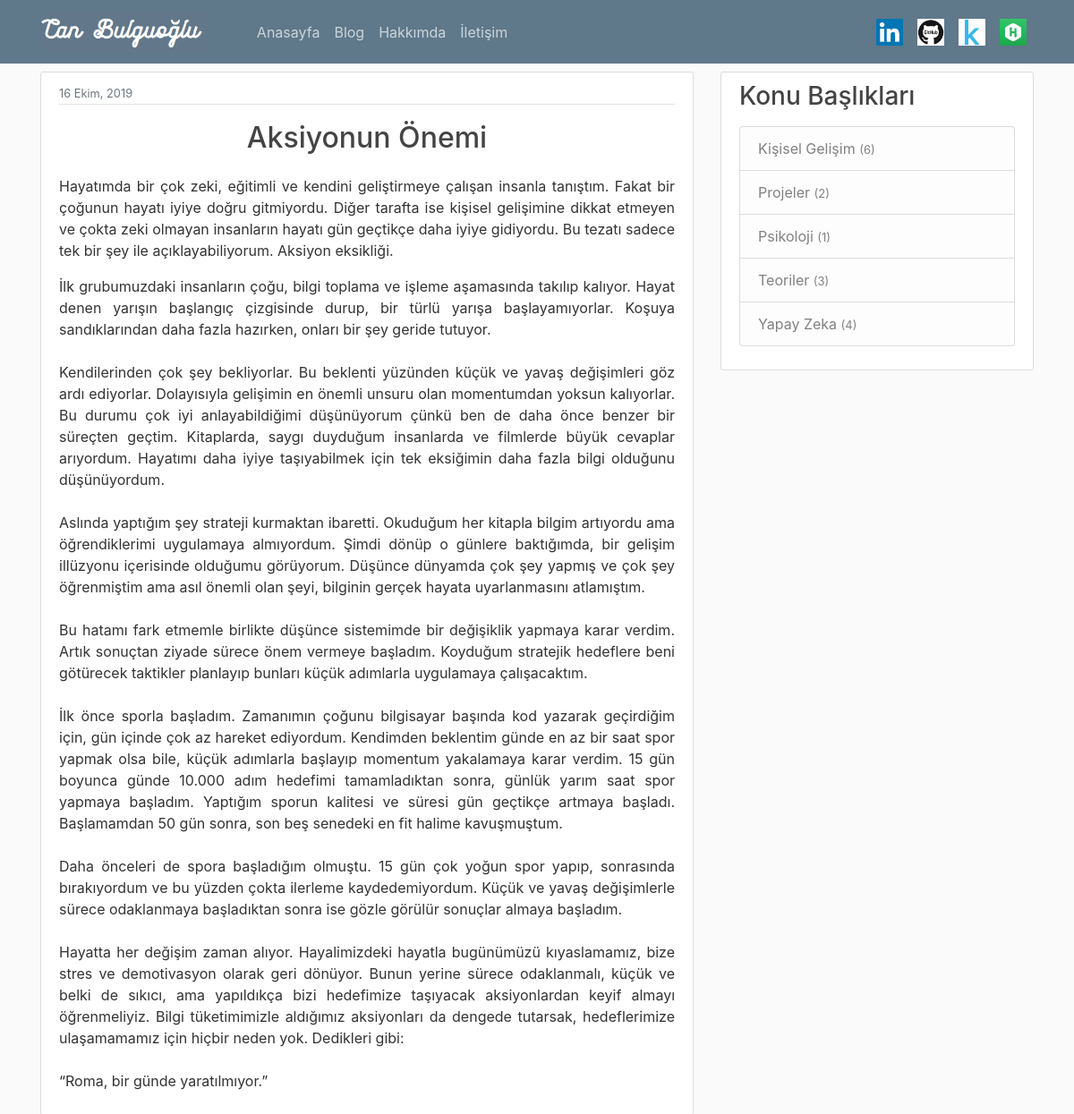
/post/27/, run on the app's committed database.
### blog/models.py (models this page shows, shortened)
class Post(models.Model):
    title = models.CharField(max_length= 100)
    first =models.TextField()
    konu = models.TextField()
    content = models.TextField()
    date_posted = models.DateTimeField(default= timezone.now)
    author = models.ForeignKey(User, on_delete=models.CASCADE) #delete posts when user is deleted

### blog/views.py (the view)
# urls.py: path('post/<int:pk>/', PostDetailView.as_view(), name='post-detail'),
class PostDetailView(DetailView):
    model = Post
    def get_context_data(self, **kwargs):
        context = super(DetailView, self).get_context_data(**kwargs)
        context['konular'] = Post.objects.values_list('konu').annotate(Count('konu'))
        return context

### blog/templates/blog/post_detail.html (shortened to what this page needs)
{% extends "blog/base.html" %}
{% block content %}
    <article class="media content-section">
      <div class="media-body">
        <div class="article-metadata">
          <small class="text-muted">{{ object.date_posted|date:"d F, Y" }}</small>
        </div>
          <h2 class="article-title" align="middle"> {{ object.title }} </h2>
          <div align="justify" class = "post_body">
            <p class="article-content">{{ object.first|urlize }}</p>
            <p class="article-content">{{ object.content|urlize }}</p>
          </div>
        </div>
    </article>
{% endblock content%}

### blog/static/blog/main.css (style rules this page uses)
body { background: #fafafa; color: #333333; margin-top: 5rem; }
h1, h2, h3, h4, h5, h6 { color: #444444; }
.content-section { background: #ffffff; padding: 10px 20px; border: 1px solid #dddddd; border-radius: 3px; margin-bottom: 20px; }
.article-title { color: #444444; white-space: pre-line; line-height: 50pt; }
.article-content { white-space: pre-line; }
.article-metadata { padding-bottom: 1px; margin-bottom: 4px; border-bottom: 1px solid #e3e3e3 }

### data on the page
Post: date_posted "16 Ekim, 2019", title "Aksiyonun Önemi", first "Hayatımda bir çok zeki, eğitimli ve kendini geliştirmeye çalışan insanla tanıştım. Fakat bir çoğunun hayatı iyiye doğru gitmiyordu. Diğer tarafta ise kişisel gelişimine dikkat etmeyen ve çokta zeki olmayan insanların hayatı gün geçtikçe daha iyiye gidiyordu. Bu tezatı sadece tek bir şey ile açıklayabiliyorum. Aksiyon eksikliği.", content "İlk grubumuzdaki insanların çoğu, bilgi toplama ve işleme aşamasında takılıp kalıyor. Hayat denen yarışın başlangıç çizgisinde durup, bir türlü yarışa başlayamıyorlar. Koşuya sandıklarından daha fazla hazırken, onları bir şey geride tutuyor. Kendilerinden çok şey bekliyorlar. Bu beklenti yüzünden küçük ve yavaş değişimleri göz ardı ediyorlar. Dolayısıyla gelişimin en önemli unsuru olan momentumdan yoksun kalıyorlar. Bu durumu çok iyi anlayabildiğimi düşünüyorum çünkü ben de daha önce benzer bir süreçten geçtim. Kitaplarda, saygı duyduğum insanlarda ve filmlerde büyük cevaplar arıyordum. Hayatımı daha iyiye taşıyabilmek için tek eksiğimin daha fazla bilgi olduğunu düşünüyordum. Aslında…"

### other printed values
{{ post.0 }} "Kişisel Gelişim" "Projeler" "Psikoloji" "Teoriler" "Yapay Zeka"
{{ post.1 }} "6" "2" "1" "3" "4"
